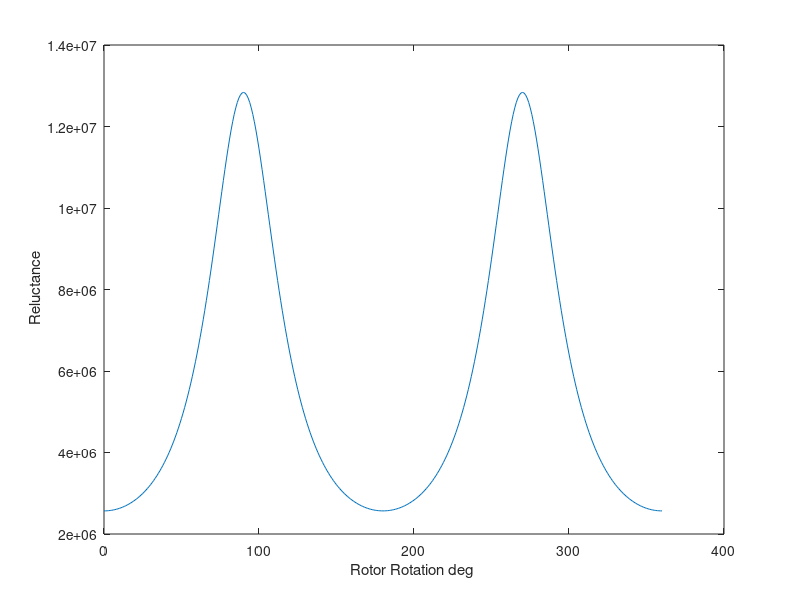
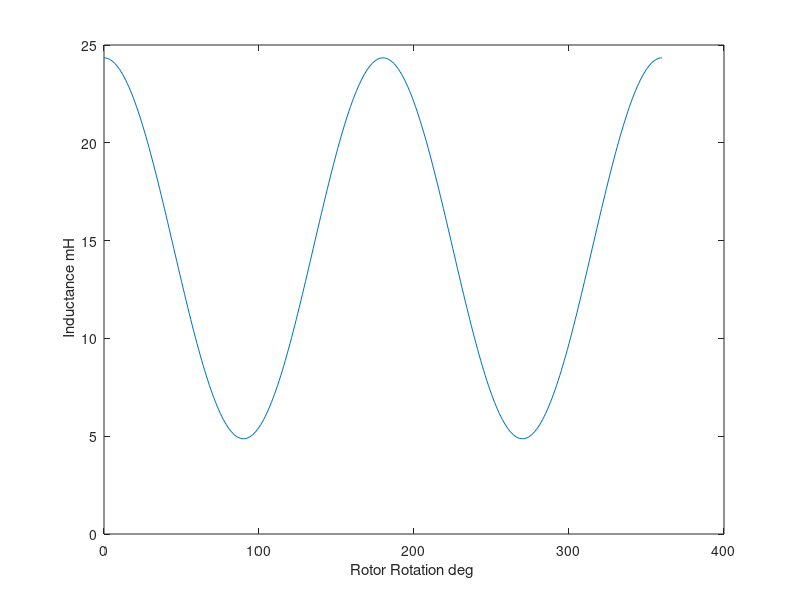
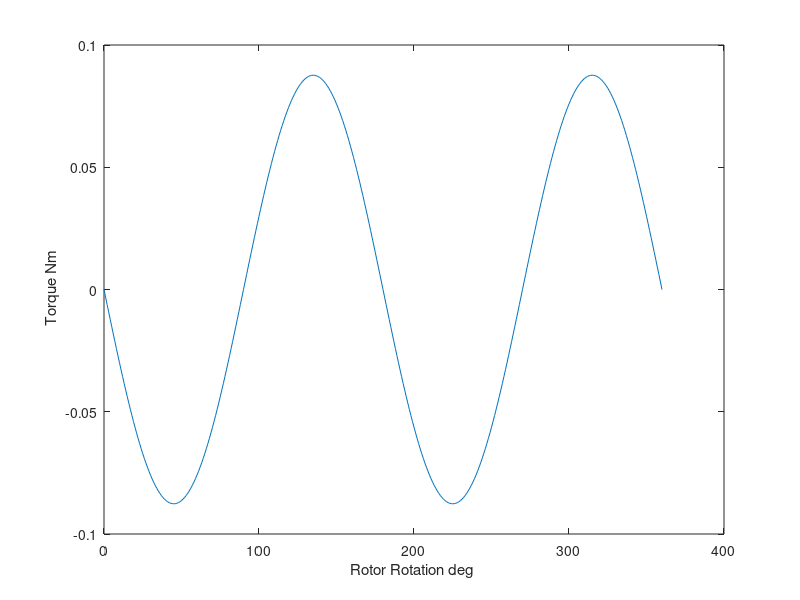

The MATLAB source for these figures, in order:
Lstack =20e-3;
Airgap_min = 2*0.5e-3;
Airgap_max = 2*2.5e-3;
u0 = pi*4e-7;
I_dc = 3 ; 
Nseries = 250; % number of turns
Stator_Pole_arc = 74*pi/180; % 74 degree is the arc of the staor pole facing rotor
% Stator_Pole_arc = 67.5*pi/180;
Stator_radius = 12e-3;
% there are two airgaps Upper one I call Airgap1 and lower one Airgap2

% when rotor position is 90 deg minimum reluctance is achieved 

Area = Stator_radius*Stator_Pole_arc*Lstack;
Rmin =  Airgap_min/(u0*Area);
% when rotor position is 0 deg maximum reluctance is achieved
Rmax = Airgap_max/(u0*Area);

theta = 0:360;

Lmax = Nseries^2/Rmin;
Lmin = Nseries^2/Rmax;
LL = (Lmax+Lmin)/2+(Lmax-Lmin)*cosd(2*theta)/2;
R_airgap = Nseries^2./LL;
DL_Dtheta = -2*(Lmax-Lmin)*sind(2*theta)/2;

Torque = (I_dc^2*DL_Dtheta)/2;

figure
plot(theta,R_airgap)
xlabel('Rotor Rotation deg ');
ylabel(' Reluctance');
figure
plot(theta,LL*1000)
xlabel('Rotor Rotation deg ');
ylabel(' Inductance mH');
figure
plot(theta,Torque)
xlabel('Rotor Rotation deg ');
ylabel(' Torque Nm');
